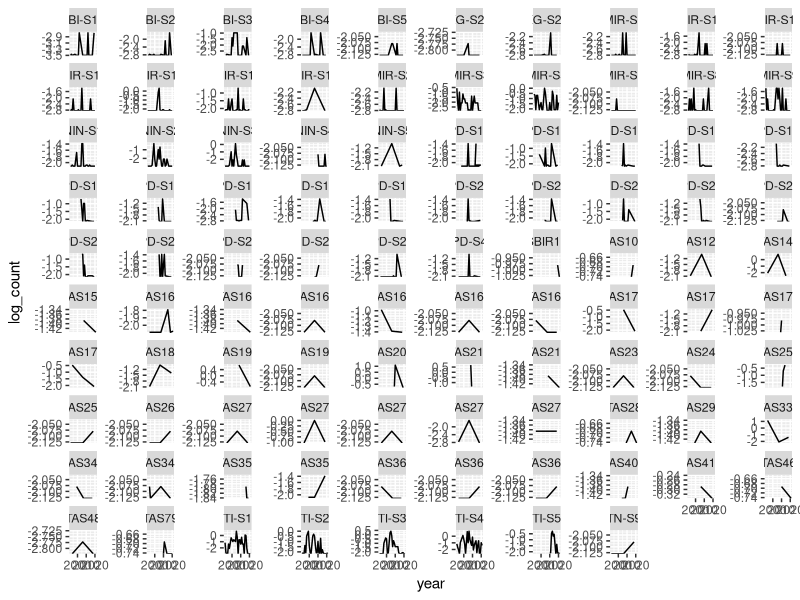
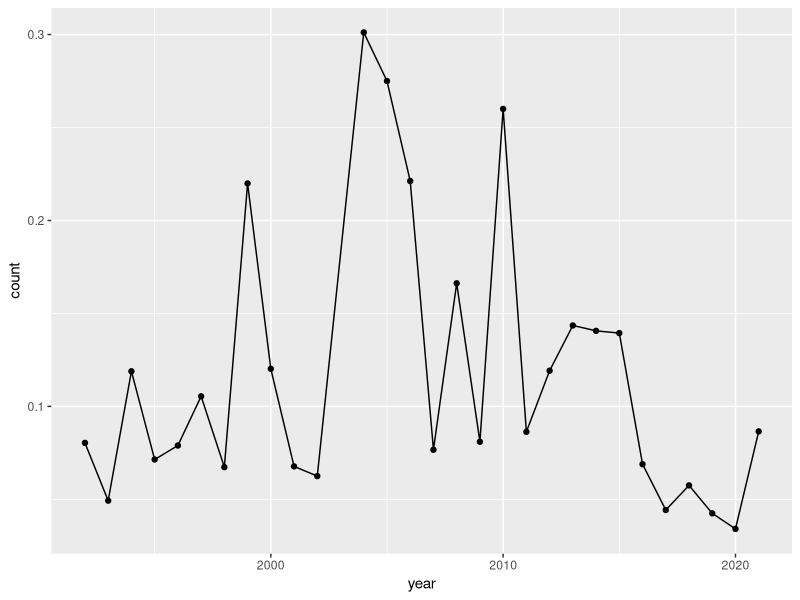
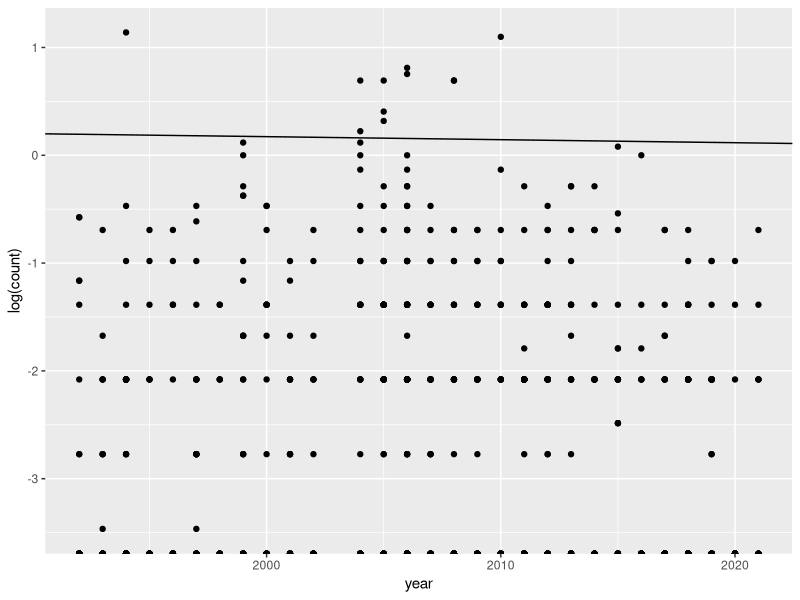
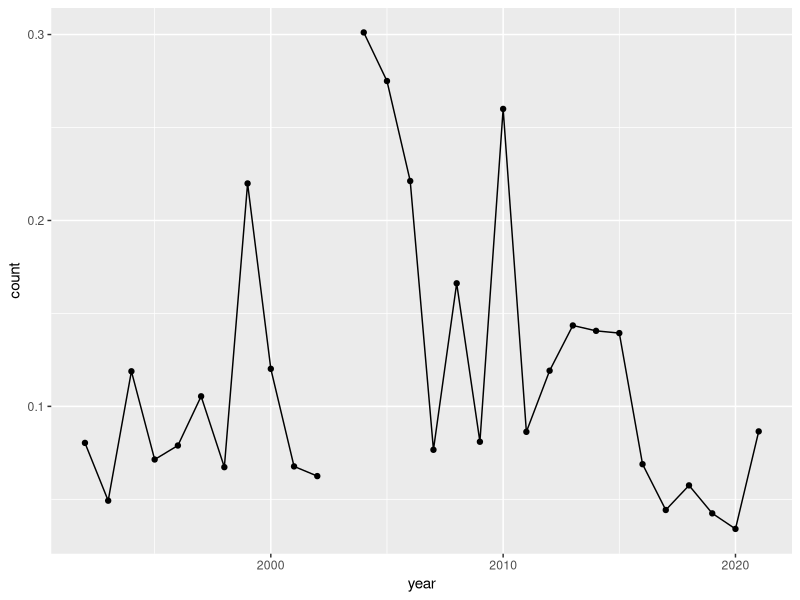

The R source for these figures, in order:
## ---- chunk 1
5*(6/9)
## ---- chunk 2
# R script to analyse trends of species abundance
## ---- chunk 3
#| include = FALSE
# set.seed(1)
# spp_selection <- 
#   read_csv("data/count_data.csv") |> 
#   filter(state == "Tasmania") |> 
#   pull(species_name) |> 
#   sample(20)
# 
# read_csv("data/count_data.csv") |> 
#   filter(state == "Tasmania") |> 
#   filter(species_name %in% spp_selection) |> 
#   select(site_code, latitude, 
#          longitude, 
#          species_name, x1992:x2021) |> 
#   pivot_longer(cols = x1992:x2021, 
#                names_to = "year", 
#                values_to = "count", 
#                names_prefix = "x") |> 
#   mutate(year = as.integer(year)) |> 
#   filter(!is.na(count)) |> 
#   group_by(site_code, latitude, longitude, species_name, year) |> 
#   summarise(count = mean(count)) |> view()
#   write_csv("data/count_data_20spp.csv")

## ---- chunk 4
#| message = FALSE


# If you have not installed the tidyverse on your computer before, uncomment the line below and install it. You only need to do that once. You can remove it from your script after you've done that. 
# install.packages("tidyverse")

# once installed we can load the package
# we need to do this every time we use any tidyverse code, so leave that line at the top of your scripts
library(tidyverse)

## ---- chunk 5

# because I put the raw data into a folder called "data" I need to tell R to look in that folder for the file.
read_csv("data/count_data_20spp.csv")
## ---- chunk 6
raw_dat <- 
  read_csv("data/count_data_20spp.csv")
## ---- chunk 7

dat_no_na <- 
  raw_dat |> 
  drop_na(count)

## ---- chunk 8

# 980 rows
dat_one_spp <- 
  dat_no_na |> 
  filter(species_name == "Aracana aurita") |> 
  mutate(log_count = log(count))

## ---- chunk 9

dat_one_spp |> 
  ggplot() +
  aes(x = year, 
      y = log_count) + 
  geom_path()  +
  # seperate the data into a window (facet) for each site_code 
  facet_wrap(~site_code, 
             scales = "free_y")

## ---- chunk 10

dat_one_spp_mean <- 
  dat_one_spp |> 
  group_by(year) |> 
  summarise(count = mean(count))

# average across all sites
dat_one_spp_mean |> 
  ggplot() +
  aes(x = year, 
      y = count) + 
  geom_point() +
  geom_path()

## ---- chunk 11

lm1 <- lm(count ~ year, data = dat_one_spp_mean) 

summary(lm1)

## ---- chunk 12

# This package allows us to get a p-value from the model
# We can talk more about the appropriateness of getting a p-value from a mixed model
library(lmerTest)

lmer1 <- lmerTest::lmer(count ~ year + (1|site_code), data = dat_one_spp) 
summary(lmer1)

## ---- chunk 13

intercept_value <- coef(summary(lmer1))[1, 1]
slope_value <- coef(summary(lmer1))[2, 1]


dat_one_spp |> 
  mutate(prediction = predict(lmer1)) |> 
  ggplot(aes(x = year, 
             y = log(count))) + 
  geom_abline(intercept = intercept_value,
              slope = slope_value) +
  geom_point()
## ---- chunk 14

read_csv("data/count_data_20spp.csv") |> 
  filter(species_name == "Aracana aurita") |> 
  # filter(count != 0) |> 
  group_by(year) |> 
  summarise(count = mean(count, na.rm = TRUE)) |> 
  ggplot(aes(x = year, 
             y = count)) + 
  geom_line() +
  geom_point()
